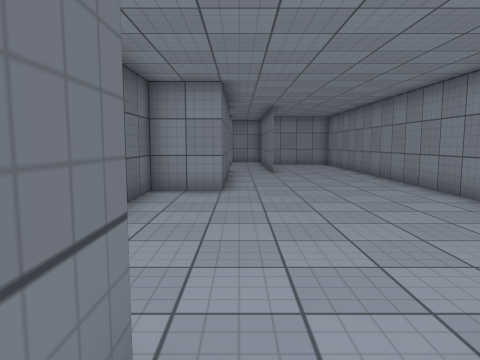
View 1 (above)

19 first-person views from a walk through a Unity game level. The camera is 1.3 m above the floor, tilts 6° down and sees 70° across. The floor is counted in squares, 1 m on a side. Each view is taken from the middle of a square. On the plan, view 1 faces up. The plan holds only what a view shows up to about 15 squares ahead; the rest is blank. The place goes on beyond the plan. The player character is not drawn. Surface patterns are stand-ins for the level's own textures.

View 2
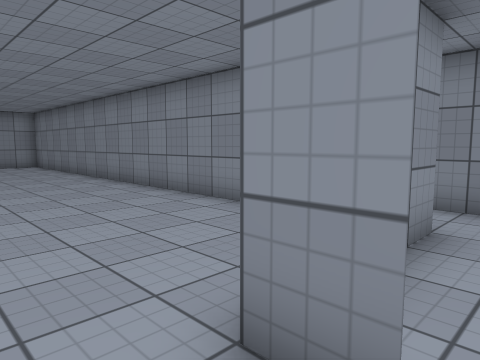

View 3
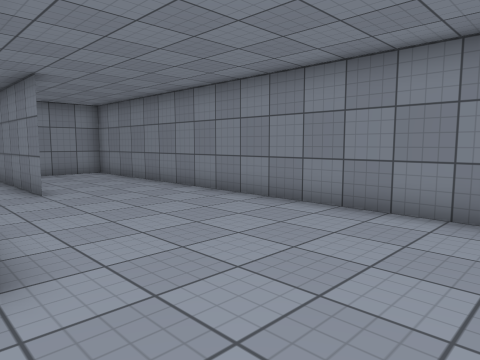

View 4
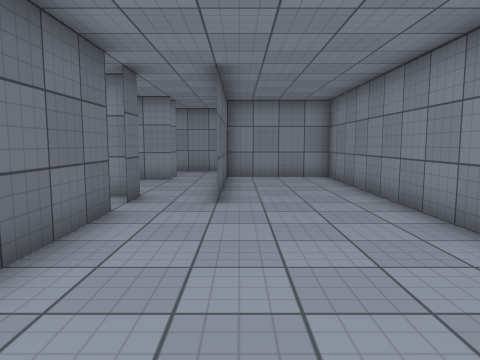

View 5
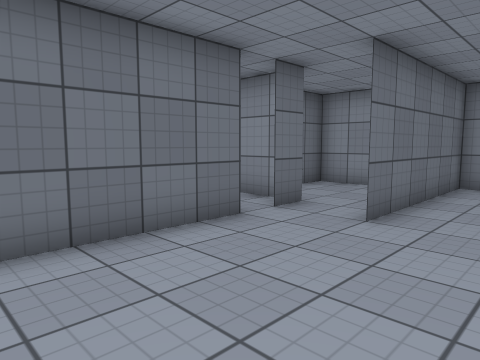

View 6
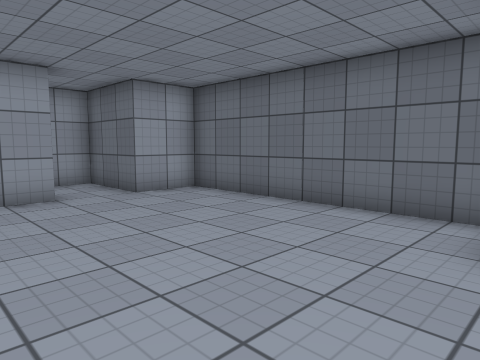

View 7
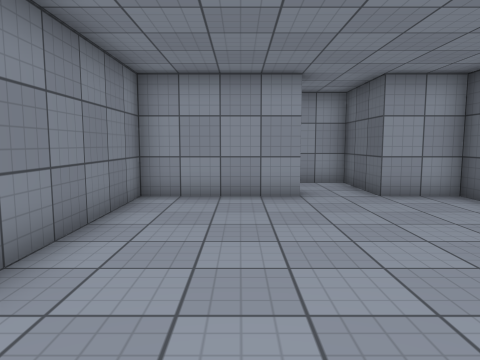

View 8
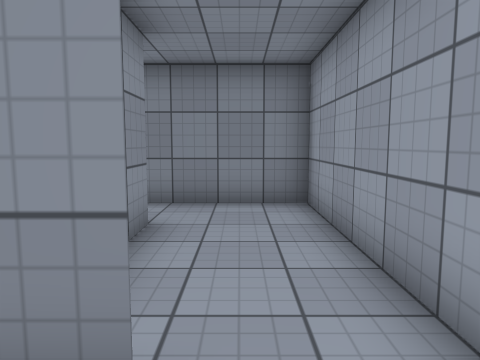

View 9
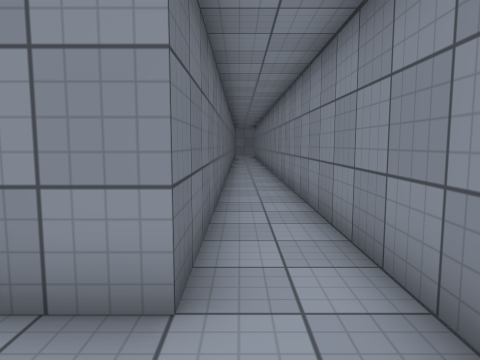

View 10
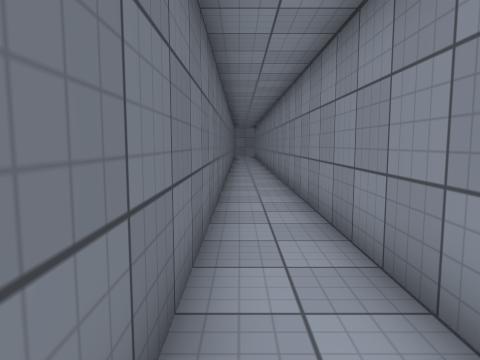

View 11
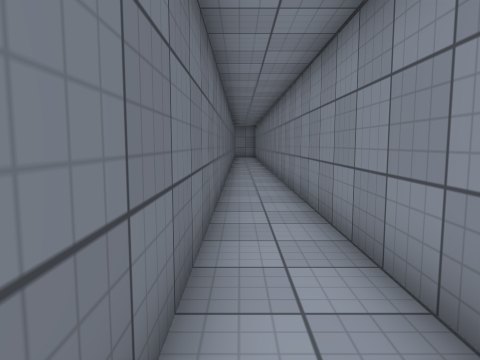

View 12
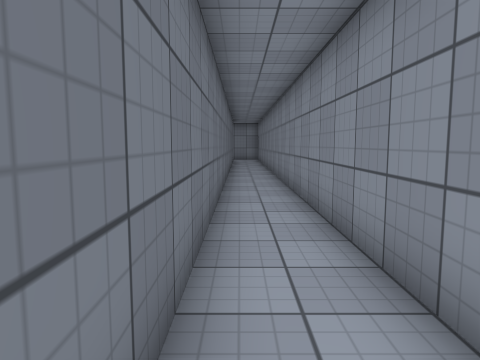

View 13
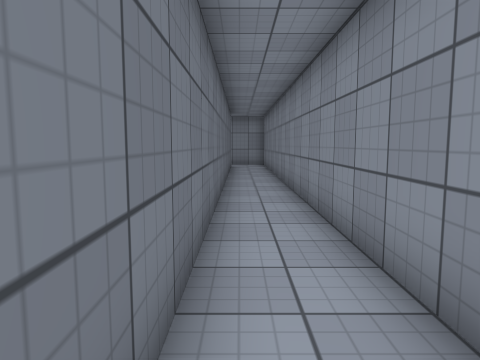

View 14
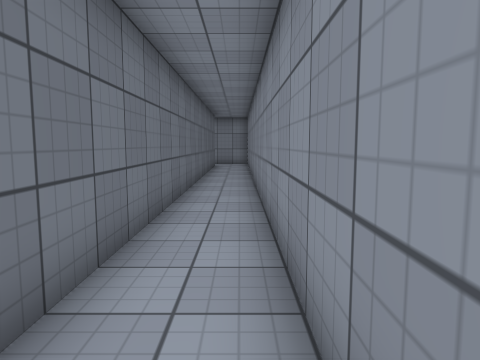

View 15
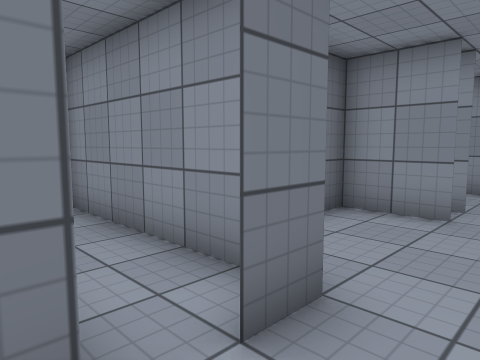

View 16
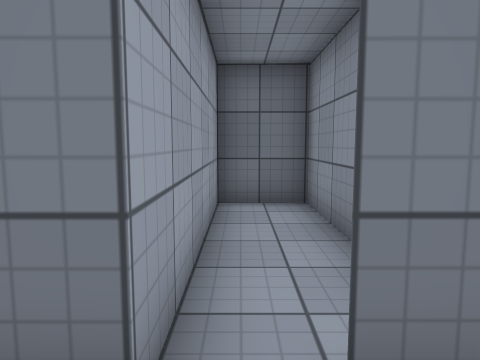

View 17
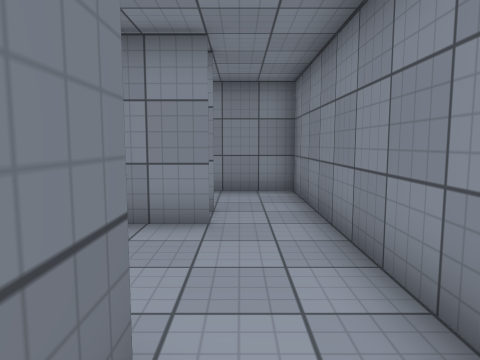

View 18
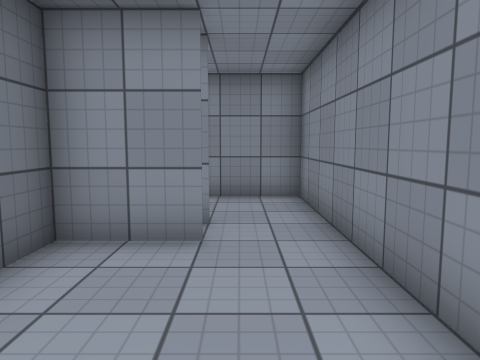

View 19
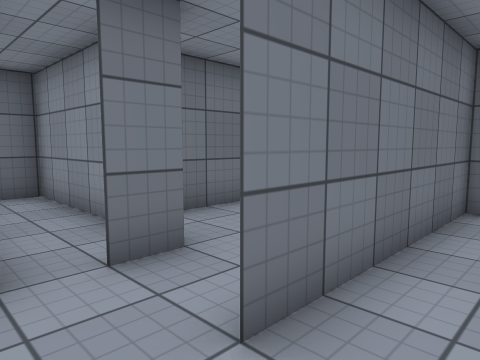

### Floor plan
Ten units are one square. View 1 is at (0, 0); x grows to the right and y downward. Boxes are objects, and circles mark ways between rooms. Rooms are numbered by the first view taken in them; rooms with no view inside come last. Other rooms are left out.
<svg viewBox="-70 -280 150 300">
<path fill="none" stroke="#000" d="M15 -4 15 -15M-5 -15 -5 15 75 15 75 -275M55 -275 55 -15 41 -15M15 -154 15 -176M-15 -145 -5 -145 -5 -95 -25 -95 -25 -15 -5 -15M-4 -165 -16 -165M-5 -166 -5 -155M15 -15 55 -15 55 -215 15 -215 15 -155M-4 -205 -25 -205 -25 -179M15 -176 15 -225M-16 -165 -65 -165 -65 -145 -15 -145"/>
<circle cx="0" cy="-10" r="3" fill="#2a7"/>
<circle cx="0" cy="-165" r="3" fill="#2a7"/>
<circle cx="-10" cy="-150" r="3" fill="#2a7"/>
<text x="60" y="-100">1</text>
<text x="20" y="-100">2</text>
<text x="-10" y="-190">3</text>
<text x="-30" y="-150">4</text>
</svg>
Room 1 opens to room 2. Room 2 opens to room 3. Room 2 opens to room 4.

Where each view was taken, in squares from view 1:
view 1: 0 up, 0 right, facing up
view 2: 0 up, 0 right, facing up-right
view 3: 6 up, 1 left, facing up-right
view 4: 8 up, 2 right, facing up
view 5: 10 up, 4 right, facing up-left
view 6: 10 up, 4 right, facing down-left
view 7: 10 up, 3 right, facing down
view 8: 0 up, 0 right, facing right
view 9: 1 down, 6 right, facing up
view 10: 2 up, 6 right, facing up
view 11: 5 up, 6 right, facing up
view 12: 10 up, 6 right, facing up
view 13: 17 up, 6 right, facing up
view 14: 16 up, 7 right, facing up
view 15: 14 up, 1 right, facing up-left
view 16: 15 up, 1 right, facing left
view 17: 15 up, 0 right, facing up
view 18: 16 up, 0 right, facing up
view 19: 14 up, 3 right, facing up-left
